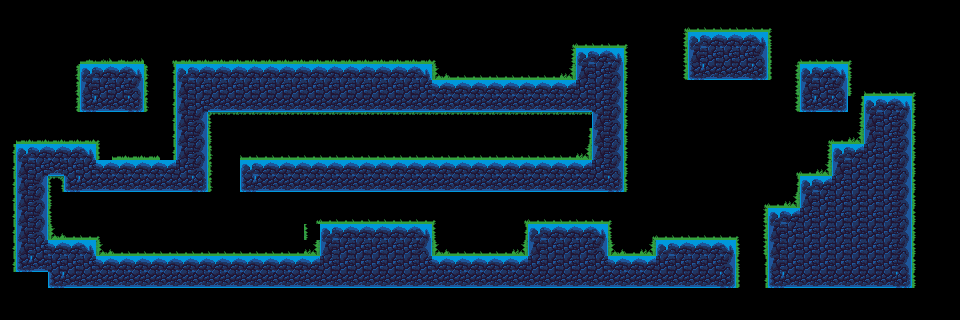

Below is a game level as drawn by its tile map, then a one-line description and the .tmx file that defines it, in full:
An orthogonal 60x20 tile map with 16x16 px tiles, 2 tile layers (BaseTile, decor), 3 tilesets and 3 objects.

<map version="1.10" tiledversion="1.11.2" orientation="orthogonal" renderorder="right-down" width="60" height="20" tilewidth="16" tileheight="16" infinite="0" nextlayerid="4" nextobjectid="4">
 <tileset firstgid="1" source="../tsx/marker.tsx" />
 <tileset firstgid="65" source="../tsx/moonlit-dungeon.tsx" />
 <tileset firstgid="215" source="../tsx/forest.tsx" />
 <layer id="1" name="BaseTile" width="60" height="20">
  <data encoding="csv">
0,0,0,0,0,0,0,0,0,0,0,0,0,0,0,0,0,0,0,0,0,0,0,0,0,0,0,0,0,0,0,0,0,0,0,0,0,0,0,0,0,0,0,0,0,0,0,0,0,0,0,0,0,0,0,0,0,0,0,0,
0,0,0,0,0,0,0,0,0,0,0,0,0,0,0,0,0,0,0,0,0,0,0,0,0,0,0,0,0,0,0,0,0,0,0,0,0,0,0,0,0,0,0,0,0,0,0,0,0,0,0,0,0,0,0,0,0,0,0,0,
0,0,0,0,0,0,0,0,0,0,0,0,0,0,0,0,0,0,0,0,0,0,0,0,0,0,0,0,0,0,0,0,0,0,0,0,0,0,0,0,0,0,0,81,185,185,185,82,0,0,0,0,0,0,0,0,0,0,0,0,
0,0,0,0,0,0,0,0,0,0,0,0,0,0,0,0,0,0,0,0,0,0,0,0,0,0,0,0,0,0,0,0,0,0,0,0,81,185,82,0,0,0,0,99,118,118,118,103,0,0,0,0,0,0,0,0,0,0,0,0,
0,0,0,0,0,81,185,185,82,0,0,81,185,185,185,185,185,185,185,185,185,185,185,185,185,185,82,0,0,0,0,0,0,0,0,0,99,118,103,0,0,0,0,106,171,171,171,107,0,0,81,185,82,0,0,0,0,0,0,0,
0,0,0,0,0,99,118,118,103,0,0,99,118,118,118,118,118,118,118,118,118,118,118,118,118,118,118,185,185,185,185,185,185,185,185,185,118,118,103,0,0,0,0,0,0,0,0,0,0,0,99,118,103,0,0,0,0,0,0,0,
0,0,0,0,0,106,171,171,107,0,0,99,118,171,171,171,171,171,171,171,171,171,171,171,171,171,171,171,171,171,171,171,171,171,171,171,171,118,103,0,0,0,0,0,0,0,0,0,0,0,106,171,107,0,81,185,82,0,0,0,
0,0,0,0,0,0,0,0,0,0,0,99,103,0,0,0,0,0,0,0,0,0,0,0,0,0,0,0,0,0,0,0,0,0,0,0,0,99,103,0,0,0,0,0,0,0,0,0,0,0,0,0,0,0,99,118,103,0,0,0,
0,0,0,0,0,0,0,0,0,0,0,99,103,0,0,0,0,0,0,0,0,0,0,0,0,0,0,0,0,0,0,0,0,0,0,0,0,99,103,0,0,0,0,0,0,0,0,0,0,0,0,0,0,0,99,118,103,0,0,0,
0,81,185,185,185,82,0,0,0,0,0,99,103,0,0,0,0,0,0,0,0,0,0,0,0,0,0,0,0,0,0,0,0,0,0,0,0,99,103,0,0,0,0,0,0,0,0,0,0,0,0,0,81,185,118,118,103,0,0,0,
0,99,118,171,118,118,185,185,185,185,185,118,103,0,0,81,185,185,185,185,185,185,185,185,185,185,185,185,185,185,185,185,185,185,185,185,185,118,103,0,0,0,0,0,0,0,0,0,0,0,0,0,99,118,118,118,103,0,0,0,
0,99,103,0,106,171,171,171,171,171,171,171,107,0,0,106,171,171,171,171,171,171,171,171,171,171,171,171,171,171,171,171,171,171,171,171,171,171,107,0,0,0,0,0,0,0,0,0,0,0,81,185,118,118,118,118,103,0,0,0,
0,99,103,0,0,0,0,0,0,0,0,0,0,0,0,0,0,0,0,0,0,0,0,0,0,0,0,0,0,0,0,0,0,0,0,0,0,0,0,0,0,0,0,0,0,0,0,0,0,0,99,118,118,118,118,118,103,0,0,0,
0,99,103,0,0,0,0,0,0,0,0,0,0,0,0,0,0,0,0,0,0,0,0,0,0,0,0,0,0,0,0,0,0,0,0,0,0,0,0,0,0,0,0,0,0,0,0,0,81,185,118,118,118,118,118,118,103,0,0,0,
0,99,103,0,0,0,0,0,0,0,0,0,0,0,0,0,0,0,0,0,81,185,185,185,185,185,82,0,0,0,0,0,0,81,185,185,185,82,0,0,0,0,0,0,0,0,0,0,99,118,118,118,118,118,118,118,103,0,0,0,
0,99,118,185,185,82,0,0,0,0,0,0,0,0,0,0,0,0,0,0,99,118,118,118,118,118,103,0,0,0,0,0,0,99,118,118,118,103,0,0,0,81,185,185,185,82,0,0,99,118,118,118,118,118,118,118,103,0,0,0,
0,106,171,118,118,118,185,185,185,185,185,185,185,185,185,185,185,185,185,185,118,118,118,118,118,118,118,185,185,185,185,185,185,118,118,118,118,118,185,185,185,118,118,118,118,103,0,0,99,118,118,118,118,118,118,118,103,0,0,0,
0,0,0,106,171,171,171,171,171,171,171,171,171,171,171,171,171,171,171,171,171,171,171,171,171,171,171,171,171,171,171,171,171,171,171,171,171,171,171,171,171,171,171,171,171,107,0,0,106,171,171,171,171,171,171,171,107,0,0,0,
0,0,0,0,0,0,0,0,0,0,0,0,0,0,0,0,0,0,0,0,0,0,0,0,0,0,0,0,0,0,0,0,0,0,0,0,0,0,0,0,0,0,0,0,0,0,0,0,0,0,0,0,0,0,0,0,0,0,0,0,
0,0,0,0,0,0,0,0,0,0,0,0,0,0,0,0,0,0,0,0,0,0,0,0,0,0,0,0,0,0,0,0,0,0,0,0,0,0,0,0,0,0,0,0,0,0,0,0,0,0,0,0,0,0,0,0,0,0,0,0
</data>
 </layer>
 <layer id="3" name="decor" width="60" height="20">
  <data encoding="csv">
0,0,0,0,0,0,0,0,0,0,0,0,0,0,0,0,0,0,0,0,0,0,0,0,0,0,0,0,0,0,0,0,0,0,0,0,0,0,0,0,0,0,0,0,0,0,0,0,0,0,0,0,0,0,0,0,0,0,0,0,
0,0,0,0,0,0,0,0,0,0,0,0,0,0,0,0,0,0,0,0,0,0,0,0,0,0,0,0,0,0,0,0,0,0,0,0,0,0,0,0,0,0,216,217,217,217,217,217,218,0,0,0,0,0,0,0,0,0,0,0,
0,0,0,0,0,0,0,0,0,0,0,0,0,0,0,0,0,0,0,0,0,0,0,0,0,0,0,0,0,0,0,0,0,0,0,216,217,217,217,218,0,0,236,0,0,0,0,0,238,0,0,0,0,0,0,0,0,0,0,0,
0,0,0,0,0,227,228,227,228,0,216,275,275,275,275,275,275,275,275,275,275,275,275,275,275,275,275,218,0,0,0,0,0,0,0,236,0,0,0,238,0,0,236,0,0,0,0,0,235,219,217,217,217,218,0,0,0,0,0,0,
0,0,0,0,283,0,0,0,0,290,233,0,0,0,0,0,0,0,0,0,0,0,0,0,0,0,0,252,217,217,217,217,217,217,217,253,0,0,0,238,0,0,236,0,0,0,0,0,235,236,0,0,0,238,0,0,0,0,0,0,
0,0,0,0,283,0,0,0,0,290,233,0,0,0,0,0,0,0,0,0,0,0,0,0,0,0,0,0,0,0,0,0,0,0,0,0,0,0,0,238,0,0,0,0,0,0,0,0,0,236,0,0,0,238,217,217,217,218,0,0,
0,0,0,0,283,0,0,0,0,290,233,0,0,0,0,0,0,0,0,0,0,0,0,0,0,0,0,0,0,0,0,0,0,0,0,0,0,0,0,238,0,0,0,0,0,0,0,0,0,236,0,0,0,233,0,0,0,238,0,0,
0,0,0,0,0,0,0,0,0,0,233,0,0,311,312,312,312,312,312,312,312,312,312,312,312,312,312,312,312,312,312,312,312,312,312,312,312,0,0,238,0,0,0,0,0,0,0,0,0,0,0,0,0,236,0,0,0,238,0,0,
0,275,275,275,275,275,218,0,0,0,233,0,0,238,0,0,0,0,0,0,0,0,0,0,0,0,0,0,0,0,0,0,0,0,0,0,233,0,0,238,0,0,0,0,0,0,0,0,0,0,0,216,217,253,0,0,0,238,0,0,
233,0,0,0,0,0,235,275,275,275,233,0,0,290,0,217,217,217,217,217,217,217,217,217,217,217,217,217,217,217,217,217,217,217,217,217,253,0,0,238,0,0,0,0,0,0,0,0,0,0,0,236,0,0,0,0,0,238,0,0,
233,0,0,0,0,0,0,0,0,0,0,0,0,290,0,0,0,0,0,0,0,0,0,0,0,0,0,0,0,0,0,0,0,0,0,0,0,0,0,238,0,0,0,0,0,0,0,0,0,216,217,253,0,0,0,0,0,238,0,0,
233,0,0,309,0,0,0,0,0,0,0,0,0,290,0,0,0,0,0,0,0,0,0,0,0,0,0,0,0,0,0,0,0,0,0,0,0,0,0,238,0,0,0,0,0,0,0,0,0,233,0,0,0,0,0,0,0,238,0,0,
233,0,0,238,0,0,0,0,0,0,0,0,0,0,0,0,0,0,0,0,0,0,0,0,0,0,0,0,0,0,0,0,0,0,0,0,0,0,0,0,0,0,0,0,0,0,0,216,217,253,0,0,0,0,0,0,0,238,0,0,
233,0,0,238,0,0,0,0,0,0,0,0,0,0,0,0,0,0,0,216,217,217,217,217,217,217,217,218,0,0,0,0,216,217,217,217,217,217,218,0,0,0,0,0,0,0,0,236,0,0,0,0,0,0,0,0,0,238,0,0,
233,0,0,252,217,217,218,0,0,0,0,0,0,0,0,0,0,0,0,238,0,0,0,0,0,0,0,238,0,0,0,0,233,0,0,0,0,0,238,0,216,217,217,217,217,217,221,236,0,0,0,0,0,0,0,0,0,238,0,0,
233,0,0,0,0,0,252,217,217,217,217,217,217,217,217,217,217,217,217,253,0,0,0,0,0,0,0,252,217,217,217,217,253,0,0,0,0,0,252,217,253,0,0,0,0,0,238,236,0,0,0,0,0,0,0,0,0,238,0,0,
233,0,0,0,0,0,0,0,0,0,0,0,0,0,0,0,0,0,0,0,0,0,0,0,0,0,0,0,0,0,0,0,0,0,0,0,0,0,0,0,0,0,0,0,0,0,238,233,0,0,0,0,0,0,0,0,0,238,0,0,
0,0,0,0,0,0,0,0,0,0,0,0,0,0,0,0,0,0,0,0,0,0,0,0,0,0,0,0,0,0,0,0,0,0,0,0,0,0,0,0,0,0,0,0,0,0,235,233,0,0,0,0,0,0,0,0,0,238,0,0,
0,0,0,0,0,0,0,0,0,0,0,0,0,0,0,0,0,0,0,0,0,0,0,0,0,0,0,0,0,0,0,0,0,0,0,0,0,0,0,0,0,0,0,0,0,0,0,0,0,0,0,0,0,0,0,0,0,0,0,0,
0,0,0,0,0,0,0,0,0,0,0,0,0,0,0,0,0,0,0,0,0,0,0,0,0,0,0,0,0,0,0,0,0,0,0,0,0,0,0,0,0,0,0,0,0,0,0,0,0,0,0,0,0,0,0,0,0,0,0,0
</data>
 </layer>
 <objectgroup id="2" name="enemies">
  <object id="1" gid="64" x="173.204" y="255.358" width="16" height="16" />
  <object id="2" gid="56" x="706.271" y="167.153" width="16" height="16" />
  <object id="3" gid="55" x="499.181" y="157.566" width="16" height="16" />
 </objectgroup>
</map>
